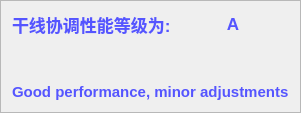
          <widget class="QFrame" name="frame_10">
           <property name="frameShape">
            <enum>QFrame::StyledPanel</enum>
           </property>
           <property name="frameShadow">
            <enum>QFrame::Raised</enum>
           </property>
           <layout class="QGridLayout" name="gridLayout_3">
            <item row="2" column="0" colspan="2">
             <widget class="QLabel" name="description">
              <property name="font">
               <font>
                <pointsize>11</pointsize>
                <bold>true</bold>
               </font>
              </property>
              <property name="text">
               <string>&lt;html&gt;&lt;head/&gt;&lt;body&gt;&lt;p&gt;&lt;span style=&quot; color:#5555ff;&quot;&gt;Good performance, minor adjustments&lt;/span&gt;&lt;/p&gt;&lt;/body&gt;&lt;/html&gt;</string>
              </property>
             </widget>
            </item>
            <item row="1" column="0">
             <spacer name="verticalSpacer_19">
              <property name="orientation">
               <enum>Qt::Vertical</enum>
              </property>
              <property name="sizeHint" stdset="0">
               <size>
                <width>20</width>
                <height>40</height>
               </size>
              </property>
             </spacer>
            </item>
            <item row="0" column="0">
             <widget class="QLabel" name="label_20">
              <property name="font">
               <font>
                <pointsize>13</pointsize>
               </font>
              </property>
              <property name="text">
               <string>&lt;html&gt;&lt;head/&gt;&lt;body&gt;&lt;p&gt;&lt;span style=&quot; font-weight:700; color:#5555ff;&quot;&gt;干线协调性能等级为:&lt;/span&gt;&lt;/p&gt;&lt;/body&gt;&lt;/html&gt;</string>
              </property>
             </widget>
            </item>
            <item row="0" column="1">
             <widget class="QLabel" name="performance_grade">
              <property name="font">
               <font>
                <pointsize>13</pointsize>
                <bold>true</bold>
               </font>
              </property>
              <property name="text">
               <string>&lt;html&gt;&lt;head/&gt;&lt;body&gt;&lt;p&gt;&lt;span style=&quot; color:#5555ff;&quot;&gt;A&lt;/span&gt;&lt;/p&gt;&lt;/body&gt;&lt;/html&gt;</string>
              </property>
              <property name="alignment">
               <set>Qt::AlignCenter</set>
              </property>
             </widget>
            </item>
           </layout>
          </widget>
